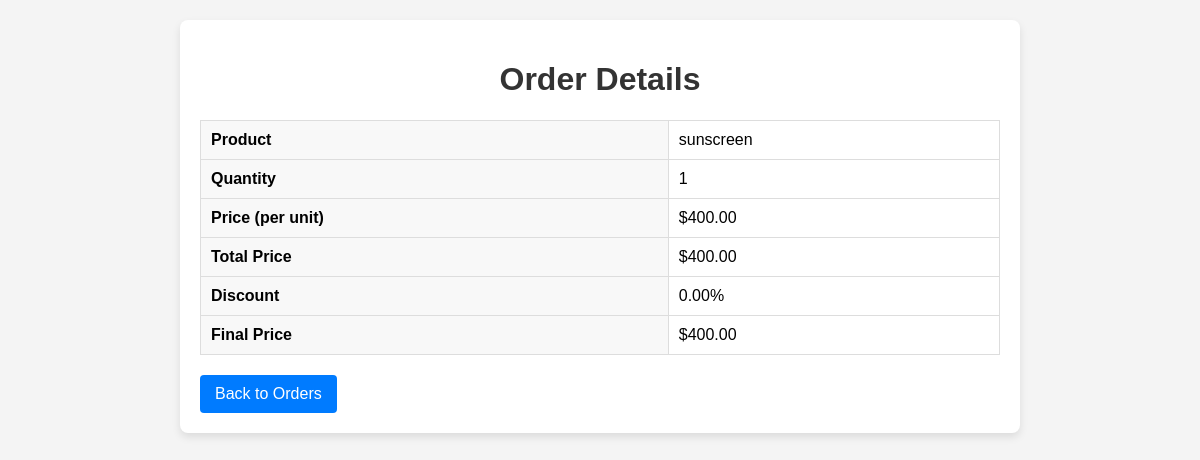
Screenshot of /orders/33/ (signed in) with the database file from the repository.
### product/models.py (models this page shows, shortened)
class Order(models.Model):
    user = models.ForeignKey(User, on_delete=models.CASCADE,null=True)  # The user who placed the order
    product = models.ForeignKey(Product, on_delete=models.CASCADE)  # The ordered product
    quantity = models.PositiveIntegerField()  # Quantity ordered
    price = models.DecimalField(max_digits=10, decimal_places=2)  # Total price before discount
    discount = models.DecimalField(max_digits=5, decimal_places=2, default=0.0)  # Discount percentage
    final_price = models.DecimalField(max_digits=10, decimal_places=2)  # Final price after discount

class Product(models.Model):
    AVAILABLE = 'available'
    OUT_OF_STOCK = 'out_of_stock'
    STATUS_CHOICES = [
        (AVAILABLE, 'Available'),
        (OUT_OF_STOCK, 'Out of Stock'),
    ]
    name = models.CharField(max_length=100)
    price = models.DecimalField(max_digits=10, decimal_places=2)
    stock = models.IntegerField()
    status = models.CharField(
        max_length=20,
        choices=STATUS_CHOICES,
        default=AVAILABLE
    )

### product/views.py (the view)
# urls.py: path('orders/<int:pk>/', OrderDetailView.as_view(), name='order_details'),  # Detail order
class OrderDetailView(LoginRequiredMixin, View):
    def get(self, request, pk):
        order = get_object_or_404(Order, pk=pk, user=request.user)  # Filter by user
        return render(request, 'order/order_details.html', {'order': order})

### product/templates/order/order_details.html (shortened to what this page needs)
<!DOCTYPE html>
<html lang="en">
<head>
</head>
<body>
    <div class="container">
        <h1>Order Details</h1>
        <div class="order-details">
            <table>
                <tr>
                    <th>Product</th>
                    <td>{{ order.product.name }}</td>
                </tr>
                <tr>
                    <th>Quantity</th>
                    <td>{{ order.quantity }}</td>
                </tr>
                <tr>
                    <th>Price (per unit)</th>
                    <td>${{ order.product.price }}</td>
                </tr>
                <tr>
                    <th>Total Price</th>
                    <td>${{ order.price }}</td>
                </tr>
                <tr>
                    <th>Discount</th>
                    <td>{{ order.discount }}%</td>
                </tr>
                <tr>
                    <th>Final Price</th>
                    <td>${{ order.final_price }}</td>
                </tr>
            </table>
        </div>
        <a href="{% url 'order_list' %}" class="btn">Back to Orders</a>
    </div>
</body>
</html>

### product/templates/order/order_details.html (style rules this page uses)
body { font-family: Arial, sans-serif; background-color: #f4f4f4; margin: 0; padding: 0; }
.container { max-width: 800px; margin: 20px auto; background-color: #fff; padding: 20px; border-radius: 8px; box-shadow: 0 4px 8px rgba(0, 0, 0, 0.1); }
h1 { text-align: center; color: #333; }
.order-details table { width: 100%; border-collapse: collapse; margin-top: 20px; }
.order-details th, .order-details td { padding: 10px; border: 1px solid #ddd; text-align: left; }
.order-details th { background-color: #f8f8f8; }
.btn { display: inline-block; margin-top: 20px; padding: 10px 15px; background-color: #007bff; color: #fff; text-decoration: none; border-radius: 4px; text-align: center; }

### rows the page displays
Order: product.name "sunscreen", quantity "1", product.price "400.00", price "400.00", discount "0.00", final_price "400.00"
